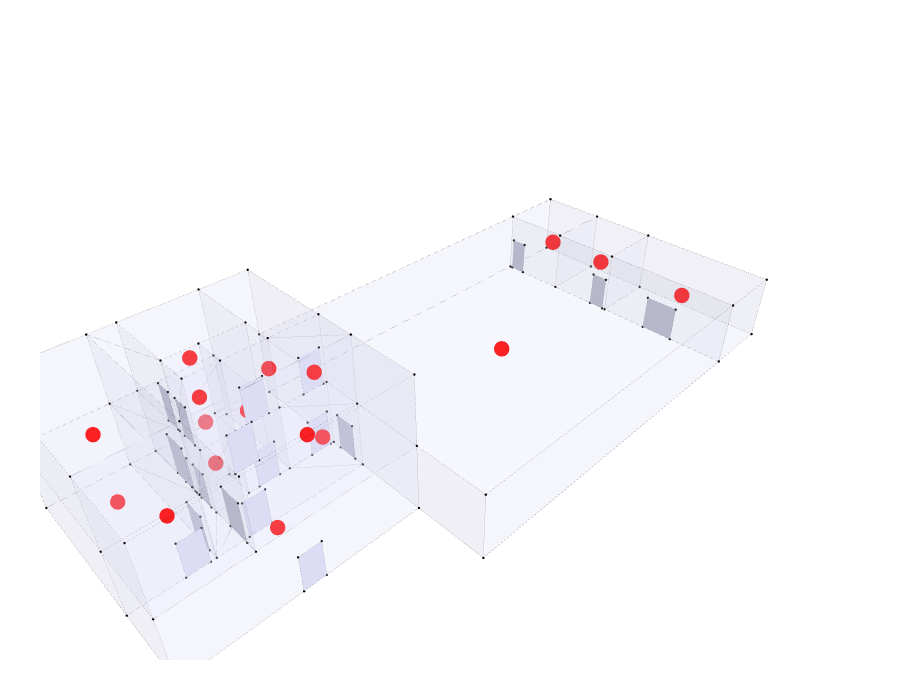

Notebook code for this chart:
### Markdown cell above
## 23. Show the geometry and the access graph (g03)

### Code cell
Topology.Show(
    cc,
    g3,
    door_faces,

    vertexSizeKey="size",
    vertexColorKey="color",
    edgeWidthKey="width",
    edgeColorKey="color",

    faceOpacity=0.15,
    faceColor=[220, 220, 245],

    edgeWidth=0.2,
    edgeColor="black",

    backgroundColor="white",
    width=900,
    height=700,
    renderer=renderer
)
